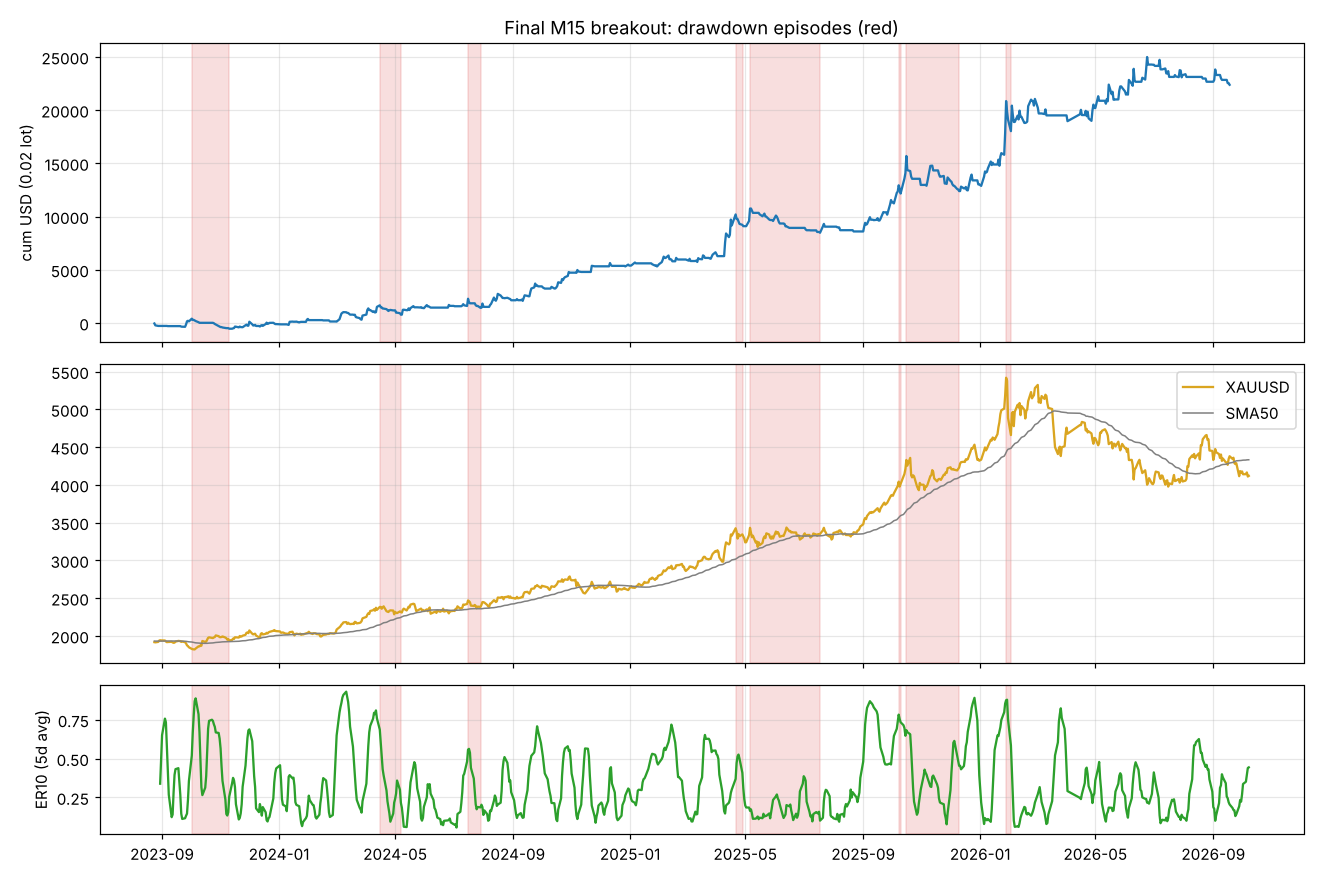

Python code for this plot:
"""第三十九部分：最終版的大回撤期間都發生了什麼？

交易：final_m15_trades.csv（最終版實際下單，只扣點差），0.02 口 = 淨利_每盎司 × 2。
回撤段：日結權益從高點到谷底（取前 8 大、深度 ≥ 600 美元），列出：
  期間、深度、持續、回到新高天數；
  市場：金價變化、期間高低、50 日均線斜率、價格是否穿越 50 日均線、日 ER10、日 ATR 相對前 60 日、
        日內效率（|收−開| / (高−低)，越低 = 越來回）、隔日反轉比例（今天方向和昨天相反）；
  交易：筆數/天、做多比例、勝率、停損比例、平均 R、最差一天。
最後和「非回撤期間」的同樣指標比較，找共同點。
"""
import numpy as np
import pandas as pd
import part24_prev_bar_breakout as B

T = pd.read_csv("final_m15_trades.csv", parse_dates=["進場時間", "出場時間"])
T["usd"] = T.淨利_每盎司 * 2
T["date"] = T.進場時間.dt.normalize()
dl = B.daily.copy()
dl.index = pd.DatetimeIndex(dl.index)
dl["sma50"] = dl.C.rolling(50).mean()
dl["slope"] = dl.sma50 - dl.sma50.shift(10)
dl["atr"] = (dl.H - dl.L).rolling(10).mean()
dl["atr_rel"] = dl.atr / dl.atr.shift(10).rolling(60).mean()
dl["er10"] = (dl.C - dl.C.shift(10)).abs() / dl.C.diff().abs().rolling(10).sum()
dl["eff"] = (dl.C - dl.O).abs() / (dl.H - dl.L)
dl["rev"] = (np.sign(dl.C - dl.O) != np.sign(dl.C.shift(1) - dl.O.shift(1))).astype(float)
dl["above"] = dl.C > dl.sma50

d = T.groupby("date").usd.sum()
d = d.reindex(pd.DatetimeIndex(dl.index[(dl.index >= d.index.min()) & (dl.index <= d.index.max())]), fill_value=0.0)
eq = d.cumsum()
peak = eq.cummax()
dd = peak - eq

# 找回撤段
eps = []
used = pd.Series(False, eq.index)
for _ in range(12):
    x = dd[~used]
    if x.empty or x.max() < 600:
        break
    tr = x.idxmax()
    pk = eq[:tr].idxmax()
    after = eq[tr:]
    rec = after[after >= eq[pk]]
    end = rec.index[0] if len(rec) else None
    eps.append((pk, tr, end, dd[tr]))
    used[pk:(end if end is not None else eq.index[-1])] = True
eps = sorted(eps, key=lambda e: e[0])[:8] if len(eps) > 8 else sorted(eps, key=lambda e: e[0])

lines = []


def p(s=""):
    print(s)
    lines.append(s)


def ctx(a, b):
    """a < 日期 ≤ b 的市場與交易狀態。"""
    m = (dl.index > a) & (dl.index <= b)
    g = dl[m]
    t = T[(T.date > a) & (T.date <= b)]
    pre = dl[dl.index <= a].iloc[-1]
    cross = int((g.above != g.above.shift(1)).iloc[1:].sum()) + int(g.above.iloc[0] != pre.above) if len(g) else 0
    out = dict(
        天數=len(g), 金價變化=(g.C.iloc[-1] / pre.C - 1) * 100 if len(g) else np.nan,
        區間_ATR=(g.H.max() - g.L.min()) / pre.atr if len(g) else np.nan,
        淨移動_ATR=abs(g.C.iloc[-1] - pre.C) / pre.atr if len(g) else np.nan,
        斜率同號=(np.sign(g.slope) == np.sign(pre.slope)).mean() if len(g) else np.nan,
        穿越50MA=cross, ER10=g.er10.mean(), ATR相對=g.atr_rel.mean(), 日內效率=g.eff.mean(), 隔日反轉=g.rev.mean(),
        筆每天=len(t) / max(t.date.nunique(), 1), 做多=(t.方向 == "多").mean(), 勝率=(t.R > 0).mean(),
        停損比例=(t.出場原因 == "停損").mean(), 平均R=t.R.mean(), 損益=t.usd.sum(),
        最差日=t.groupby("date").usd.sum().min() if len(t) else np.nan,
        最差日期=t.groupby("date").usd.sum().idxmin().date() if len(t) else None,
    )
    return out


p("第三十九部分：最終版（0.02 口，只扣點差）的大回撤期間")
p(f"日結 MDD {dd.max():,.0f}；回撤段（深度 ≥ 600 美元）共 {len(eps)} 段\n")
rows = []
for pk, tr, end, amt in eps:
    c = ctx(pk, tr)
    rec_days = (end - tr).days if end is not None else None
    rows.append(c)
    p(f"■ {pk.date()} → {tr.date()}　深度 {amt:,.0f}　下跌 {(tr - pk).days} 天　{'回到新高 ' + str(end.date()) + f'（再 {rec_days} 天）' if end is not None else '尚未回到新高'}")
    p(f"   市場：金價 {c['金價變化']:+.1f}%，期間高低 {c['區間_ATR']:.1f} 個日 ATR、淨移動只有 {c['淨移動_ATR']:.1f} 個；"
      f"穿越 50 日均線 {c['穿越50MA']} 次；ER10 {c['ER10']:.2f}；日 ATR 相對前 60 日 {c['ATR相對']:.2f}；"
      f"日內效率 {c['日內效率']:.2f}；隔日反轉 {c['隔日反轉']:.0%}")
    p(f"   交易：{c['筆每天']:.1f} 筆/天，做多 {c['做多']:.0%}，勝率 {c['勝率']:.0%}，停損 {c['停損比例']:.0%}，平均 {c['平均R']:+.2f}R，"
      f"期間損益 {c['損益']:+,.0f}，最差一天 {c['最差日']:+,.0f}（{c['最差日期']}）")

# 非回撤期間
in_dd = pd.Series(False, eq.index)
for pk, tr, end, amt in eps:
    in_dd[(eq.index > pk) & (eq.index <= tr)] = True
norm_days = eq.index[~in_dd]
g = dl.loc[dl.index.isin(norm_days)]
t = T[T.date.isin(norm_days)]
gd = dl.loc[dl.index.isin(eq.index[in_dd])]
td = T[T.date.isin(eq.index[in_dd])]
p("\n=== 回撤期間 vs 其他期間 ===")
p(f"{'':12s} {'ER10':>6s} {'日ATR相對':>9s} {'日內效率':>8s} {'隔日反轉':>8s} {'勝率':>6s} {'停損比例':>8s} {'平均R':>7s} {'筆/天':>6s} {'做多':>6s}")
for lab, gg, tt in (("回撤期間", gd, td), ("其他期間", g, t)):
    p(f"{lab:12s} {gg.er10.mean():6.2f} {gg.atr_rel.mean():9.2f} {gg.eff.mean():8.2f} {gg.rev.mean():8.0%} {(tt.R > 0).mean():6.0%} "
      f"{(tt.出場原因 == '停損').mean():8.0%} {tt.R.mean():+7.2f} {len(tt) / max(tt.date.nunique(), 1):6.1f} {(tt.方向 == '多').mean():6.0%}")

# 圖
try:
    import matplotlib
    matplotlib.use("Agg")
    import matplotlib.pyplot as plt
    fig, ax = plt.subplots(3, 1, figsize=(12, 8), sharex=True, gridspec_kw=dict(height_ratios=[2, 2, 1]))
    ax[0].plot(eq.index, eq.values, color="tab:blue"); ax[0].set_ylabel("cum USD (0.02 lot)"); ax[0].grid(alpha=.3)
    m = (dl.index >= eq.index.min())
    ax[1].plot(dl.index[m], dl.C[m], color="goldenrod", label="XAUUSD")
    ax[1].plot(dl.index[m], dl.sma50[m], color="gray", lw=1, label="SMA50"); ax[1].legend(); ax[1].grid(alpha=.3)
    ax[2].plot(dl.index[m], dl.er10[m].rolling(5).mean(), color="tab:green"); ax[2].set_ylabel("ER10 (5d avg)"); ax[2].grid(alpha=.3)
    for pk, tr, end, amt in eps:
        for a_ in ax:
            a_.axvspan(pk, tr, color="tab:red", alpha=.15)
    ax[0].set_title("Final M15 breakout: drawdown episodes (red)")
    plt.tight_layout(); plt.savefig("part39_dd_episodes.png", dpi=110)
except ImportError:
    pass
open("results_part39.txt", "w").write("\n".join(lines) + "\n")

# 回撤開始時的位置：是否剛創高、離 50 日均線多遠
dl["hi60"] = dl.H.rolling(60).max()
dl["dist50"] = (dl.C - dl.sma50) / dl.atr
dl["run20"] = (dl.C - dl.C.shift(20)) / dl.atr
out = ["", "=== 回撤開始那天（高點日）的位置 ==="]
for pk, tr, end, amt in eps:
    r = dl.loc[pk]
    out.append(f"  {pk.date()}：收盤離 60 日最高 {(r.C / r.hi60 - 1) * 100:+.1f}%，離 50 日均線 {r.dist50:+.1f} 個日 ATR，前 20 日漲 {r.run20:+.1f} 個日 ATR")
allq = dl.loc[eq.index]
out.append(f"  對照（全部交易日）：離 60 日最高中位數 {((allq.C / allq.hi60 - 1) * 100).median():+.1f}%，離 50 日均線中位數 {allq.dist50.median():+.1f} ATR，前 20 日漲中位數 {allq.run20.median():+.1f} ATR")
out.append(f"  全部交易日中，離 50 日均線 > 4 ATR 的比例 {(allq.dist50 > 4).mean():.0%}")
print("\n".join(out))
open("results_part39.txt", "a").write("\n".join(out) + "\n")

# 事前規則：前一日「離 50 日均線」或「前 20 日漲幅」過大時減半 / 不做（只用前一日資料）
prev = dl[["dist50", "run20"]].shift(1)
T = T.join(prev, on="date")
T["ext50"] = T.dist50 * np.where(T.方向 == "多", 1, -1)
T["ext20"] = T.run20 * np.where(T.方向 == "多", 1, -1)
T["train"] = T.進場時間 < "2025-01-01"


def rat(x, w):
    dd_ = (x.usd * w).groupby(x.date).sum(); e = dd_.cumsum(); m = (e.cummax() - e).max()
    return (x.usd * w).sum(), m


out = ["", "=== 事前規則：漲過頭時減倉（0.02 口美元；比值 = 總損益 / 日結 MDD）==="]
yrs = (T.進場時間.max() - T.進場時間.min()).days / 365
for lab, w in [("最終版", np.ones(len(T)))] + [
        (f"離 50MA > {k} ATR 時{nm}", np.where(T.ext50 > k, v, 1.0)) for k in (3, 4, 5, 6) for nm, v in (("減半", .5), ("不做", 0.0))] + [
        (f"前 20 日漲 > {k} ATR 時{nm}", np.where(T.ext20 > k, v, 1.0)) for k in (4, 5, 6) for nm, v in (("減半", .5), ("不做", 0.0))]:
    w = np.asarray(w, float)
    a = rat(T[T.train.values], w[T.train.values]); b = rat(T[~T.train.values], w[~T.train.values]); c = rat(T, w)
    out.append(f"  {lab:22s} 總 {c[0]:+7,.0f}  MDD {c[1]:6,.0f}  年化/MDD {c[0] / yrs / c[1]:4.2f} | 訓練比值 {a[0] / a[1]:4.1f}  驗證比值 {b[0] / b[1]:4.1f}")
print("\n".join(out))
open("results_part39.txt", "a").write("\n".join(out) + "\n")
